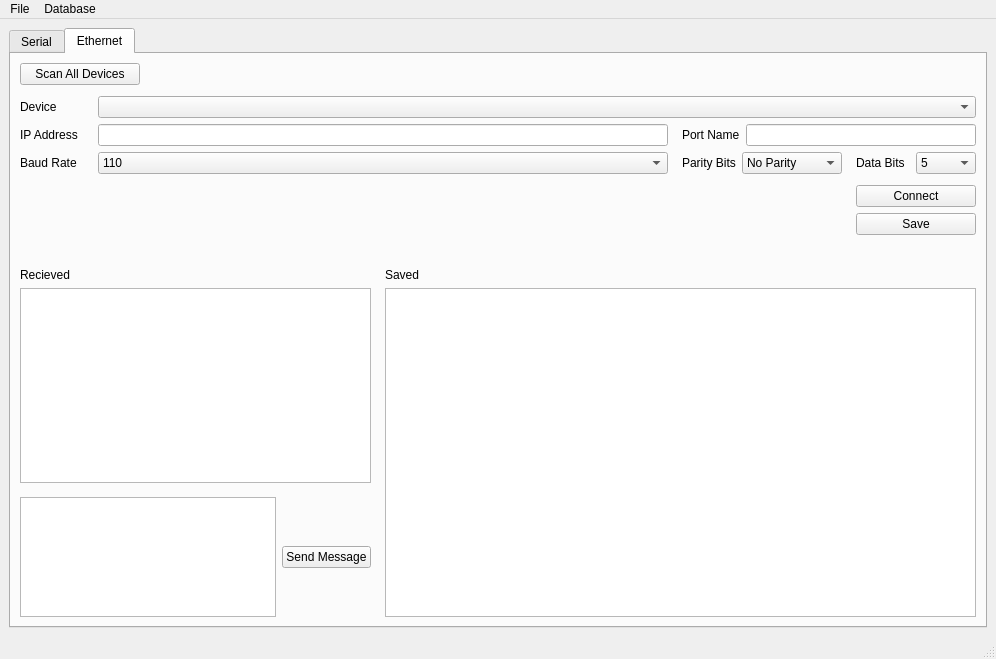
<?xml version="1.0" encoding="UTF-8"?>
<ui version="4.0">
 <class>MainWindow</class>
 <widget class="QMainWindow" name="MainWindow">
  <property name="geometry">
   <rect>
    <x>0</x>
    <y>0</y>
    <width>996</width>
    <height>659</height>
   </rect>
  </property>
  <property name="windowTitle">
   <string>MainWindow</string>
  </property>
  <widget class="QWidget" name="centralwidget">
   <layout class="QVBoxLayout" name="verticalLayout">
    <item>
     <widget class="QTabWidget" name="tabWidget">
      <property name="currentIndex">
       <number>1</number>
      </property>
      <widget class="QWidget" name="serial_tab">
       <attribute name="title">
        <string>Serial</string>
       </attribute>
       <layout class="QGridLayout" name="gridLayout">
        <item row="0" column="0">
         <widget class="QPushButton" name="search_device_button">
          <property name="minimumSize">
           <size>
            <width>120</width>
            <height>0</height>
           </size>
          </property>
          <property name="maximumSize">
           <size>
            <width>120</width>
            <height>16777215</height>
           </size>
          </property>
          <property name="text">
           <string>Scan All Devices</string>
          </property>
         </widget>
        </item>
        <item row="1" column="0">
         <spacer name="verticalSpacer_2">
          <property name="orientation">
           <enum>Qt::Vertical</enum>
          </property>
          <property name="sizeType">
           <enum>QSizePolicy::Fixed</enum>
          </property>
          <property name="sizeHint" stdset="0">
           <size>
            <width>117</width>
            <height>5</height>
           </size>
          </property>
         </spacer>
        </item>
        <item row="2" column="0" colspan="3">
         <layout class="QFormLayout" name="device_name_box">
          <item row="0" column="0">
           <widget class="QLabel" name="device_label">
            <property name="minimumSize">
             <size>
              <width>72</width>
              <height>0</height>
             </size>
            </property>
            <property name="maximumSize">
             <size>
              <width>72</width>
              <height>16777215</height>
             </size>
            </property>
            <property name="text">
             <string>Device</string>
            </property>
           </widget>
          </item>
          <item row="0" column="1">
           <widget class="QComboBox" name="device_combox_box">
            <property name="editable">
             <bool>false</bool>
            </property>
            <property name="currentText">
             <string/>
            </property>
            <property name="currentIndex">
             <number>-1</number>
            </property>
           </widget>
          </item>
         </layout>
        </item>
        <item row="3" column="0">
         <layout class="QFormLayout" name="port_name_box">
          <property name="rightMargin">
           <number>8</number>
          </property>
          <item row="0" column="0">
           <widget class="QLabel" name="port_label">
            <property name="minimumSize">
             <size>
              <width>72</width>
              <height>0</height>
             </size>
            </property>
            <property name="maximumSize">
             <size>
              <width>72</width>
              <height>16777215</height>
             </size>
            </property>
            <property name="text">
             <string>Port Name</string>
            </property>
           </widget>
          </item>
          <item row="0" column="1">
           <widget class="QLineEdit" name="port_input"/>
          </item>
         </layout>
        </item>
        <item row="3" column="1" colspan="2">
         <layout class="QFormLayout" name="serial_number_box">
          <item row="0" column="0">
           <widget class="QLabel" name="serial_no_label">
            <property name="text">
             <string>Serial Number</string>
            </property>
           </widget>
          </item>
          <item row="0" column="1">
           <widget class="QLineEdit" name="serial_no_input"/>
          </item>
         </layout>
        </item>
        <item row="4" column="0">
         <layout class="QHBoxLayout" name="baud_rate_box">
          <property name="rightMargin">
           <number>8</number>
          </property>
          <item>
           <widget class="QLabel" name="baud_rate_label">
            <property name="minimumSize">
             <size>
              <width>72</width>
              <height>0</height>
             </size>
            </property>
            <property name="maximumSize">
             <size>
              <width>72</width>
              <height>16777215</height>
             </size>
            </property>
            <property name="text">
             <string>Baud Rate</string>
            </property>
           </widget>
          </item>
          <item>
           <widget class="QComboBox" name="baud_rate_combo_box">
            <property name="minimumSize">
             <size>
              <width>150</width>
              <height>0</height>
             </size>
            </property>
            <item>
             <property name="text">
              <string>110</string>
             </property>
            </item>
           </widget>
          </item>
         </layout>
        </item>
        <item row="4" column="1">
         <layout class="QHBoxLayout" name="parity_bit_box">
          <property name="rightMargin">
           <number>8</number>
          </property>
          <item>
           <widget class="QLabel" name="parity_label">
            <property name="minimumSize">
             <size>
              <width>0</width>
              <height>0</height>
             </size>
            </property>
            <property name="maximumSize">
             <size>
              <width>16777214</width>
              <height>16777215</height>
             </size>
            </property>
            <property name="text">
             <string>Parity Bits</string>
            </property>
           </widget>
          </item>
          <item>
           <widget class="QComboBox" name="parity_combobox">
            <property name="sizePolicy">
             <sizepolicy hsizetype="Preferred" vsizetype="Fixed">
              <horstretch>0</horstretch>
              <verstretch>0</verstretch>
             </sizepolicy>
            </property>
            <property name="minimumSize">
             <size>
              <width>100</width>
              <height>0</height>
             </size>
            </property>
            <item>
             <property name="text">
              <string>No Parity</string>
             </property>
            </item>
            <item>
             <property name="text">
              <string>Odd</string>
             </property>
            </item>
            <item>
             <property name="text">
              <string>Even</string>
             </property>
            </item>
           </widget>
          </item>
         </layout>
        </item>
        <item row="4" column="2">
         <layout class="QHBoxLayout" name="data_bit_box">
          <property name="rightMargin">
           <number>0</number>
          </property>
          <item>
           <widget class="QLabel" name="data_bit_label">
            <property name="minimumSize">
             <size>
              <width>0</width>
              <height>0</height>
             </size>
            </property>
            <property name="maximumSize">
             <size>
              <width>100</width>
              <height>16777215</height>
             </size>
            </property>
            <property name="text">
             <string>Data Bits</string>
            </property>
           </widget>
          </item>
          <item>
           <widget class="QComboBox" name="data_bit_combobox">
            <property name="minimumSize">
             <size>
              <width>60</width>
              <height>0</height>
             </size>
            </property>
            <property name="maximumSize">
             <size>
              <width>60</width>
              <height>16777215</height>
             </size>
            </property>
            <item>
             <property name="text">
              <string>5</string>
             </property>
            </item>
            <item>
             <property name="text">
              <string>6</string>
             </property>
            </item>
            <item>
             <property name="text">
              <string>7</string>
             </property>
            </item>
            <item>
             <property name="text">
              <string>8</string>
             </property>
            </item>
           </widget>
          </item>
         </layout>
        </item>
        <item row="5" column="2">
         <spacer name="verticalSpacer_3">
          <property name="orientation">
           <enum>Qt::Vertical</enum>
          </property>
          <property name="sizeType">
           <enum>QSizePolicy::Fixed</enum>
          </property>
          <property name="sizeHint" stdset="0">
           <size>
            <width>120</width>
            <height>5</height>
           </size>
          </property>
         </spacer>
        </item>
        <item row="6" column="2">
         <widget class="QPushButton" name="connect_button">
          <property name="text">
           <string>Connect</string>
          </property>
         </widget>
        </item>
        <item row="7" column="2">
         <widget class="QPushButton" name="save_to_database_button">
          <property name="text">
           <string>Save</string>
          </property>
         </widget>
        </item>
        <item row="8" column="2">
         <spacer name="verticalSpacer">
          <property name="orientation">
           <enum>Qt::Vertical</enum>
          </property>
          <property name="sizeType">
           <enum>QSizePolicy::Fixed</enum>
          </property>
          <property name="sizeHint" stdset="0">
           <size>
            <width>120</width>
            <height>27</height>
           </size>
          </property>
         </spacer>
        </item>
        <item row="9" column="0" colspan="3">
         <layout class="QHBoxLayout" name="horizontalLayout_2" stretch="0,3">
          <item>
           <layout class="QVBoxLayout" name="message_ox">
            <property name="rightMargin">
             <number>8</number>
            </property>
            <item>
             <widget class="QLabel" name="recieved_label">
              <property name="text">
               <string>Recieved</string>
              </property>
             </widget>
            </item>
            <item>
             <widget class="QTextEdit" name="recieved_message_text_output"/>
            </item>
            <item>
             <layout class="QHBoxLayout" name="send_message_box">
              <property name="topMargin">
               <number>8</number>
              </property>
              <item>
               <widget class="QTextEdit" name="send_message_input">
                <property name="sizePolicy">
                 <sizepolicy hsizetype="Expanding" vsizetype="Fixed">
                  <horstretch>0</horstretch>
                  <verstretch>0</verstretch>
                 </sizepolicy>
                </property>
                <property name="minimumSize">
                 <size>
                  <width>0</width>
                  <height>120</height>
                 </size>
                </property>
                <property name="maximumSize">
                 <size>
                  <width>16777215</width>
                  <height>120</height>
                 </size>
                </property>
                <property name="html">
                 <string>&lt;!DOCTYPE HTML PUBLIC &quot;-//W3C//DTD HTML 4.0//EN&quot; &quot;http://www.w3.org/TR/REC-html40/strict.dtd&quot;&gt;
&lt;html&gt;&lt;head&gt;&lt;meta name=&quot;qrichtext&quot; content=&quot;1&quot; /&gt;&lt;style type=&quot;text/css&quot;&gt;
p, li { white-space: pre-wrap; }
&lt;/style&gt;&lt;/head&gt;&lt;body style=&quot; font-family:'Noto Sans'; font-size:10pt; font-weight:400; font-style:normal;&quot;&gt;
&lt;p style=&quot;-qt-paragraph-type:empty; margin-top:0px; margin-bottom:0px; margin-left:0px; margin-right:0px; -qt-block-indent:0; text-indent:0px;&quot;&gt;&lt;br /&gt;&lt;/p&gt;&lt;/body&gt;&lt;/html&gt;</string>
                </property>
               </widget>
              </item>
              <item>
               <widget class="QPushButton" name="send_message_button">
                <property name="text">
                 <string>Send Message</string>
                </property>
               </widget>
              </item>
             </layout>
            </item>
           </layout>
          </item>
          <item>
           <layout class="QVBoxLayout" name="save_table_box">
            <item alignment="Qt::AlignLeft">
             <widget class="QLabel" name="saved_label">
              <property name="text">
               <string>Saved</string>
              </property>
             </widget>
            </item>
            <item>
             <widget class="QTableWidget" name="saved_table"/>
            </item>
           </layout>
          </item>
         </layout>
        </item>
       </layout>
      </widget>
      <widget class="QWidget" name="ethernet_tab">
       <attribute name="title">
        <string>Ethernet</string>
       </attribute>
       <layout class="QGridLayout" name="gridLayout_2">
        <item row="0" column="0">
         <widget class="QPushButton" name="eth_search_device_button">
          <property name="minimumSize">
           <size>
            <width>120</width>
            <height>0</height>
           </size>
          </property>
          <property name="maximumSize">
           <size>
            <width>120</width>
            <height>16777215</height>
           </size>
          </property>
          <property name="text">
           <string>Scan All Devices</string>
          </property>
         </widget>
        </item>
        <item row="1" column="0">
         <spacer name="verticalSpacer_6">
          <property name="orientation">
           <enum>Qt::Vertical</enum>
          </property>
          <property name="sizeType">
           <enum>QSizePolicy::Fixed</enum>
          </property>
          <property name="sizeHint" stdset="0">
           <size>
            <width>117</width>
            <height>5</height>
           </size>
          </property>
         </spacer>
        </item>
        <item row="2" column="0" colspan="3">
         <layout class="QFormLayout" name="eth_device_name_box">
          <item row="0" column="0">
           <widget class="QLabel" name="eth_device_label">
            <property name="minimumSize">
             <size>
              <width>72</width>
              <height>0</height>
             </size>
            </property>
            <property name="maximumSize">
             <size>
              <width>72</width>
              <height>16777215</height>
             </size>
            </property>
            <property name="text">
             <string>Device</string>
            </property>
           </widget>
          </item>
          <item row="0" column="1">
           <widget class="QComboBox" name="eth_device_combox_box">
            <property name="editable">
             <bool>false</bool>
            </property>
            <property name="currentText">
             <string/>
            </property>
            <property name="currentIndex">
             <number>-1</number>
            </property>
           </widget>
          </item>
         </layout>
        </item>
        <item row="3" column="0">
         <layout class="QFormLayout" name="eth_port_name_box">
          <property name="rightMargin">
           <number>8</number>
          </property>
          <item row="0" column="0">
           <widget class="QLabel" name="eth_port_label">
            <property name="minimumSize">
             <size>
              <width>72</width>
              <height>0</height>
             </size>
            </property>
            <property name="maximumSize">
             <size>
              <width>72</width>
              <height>16777215</height>
             </size>
            </property>
            <property name="text">
             <string>IP Address</string>
            </property>
           </widget>
          </item>
          <item row="0" column="1">
           <widget class="QLineEdit" name="eth_port_input"/>
          </item>
         </layout>
        </item>
        <item row="3" column="1" colspan="2">
         <layout class="QFormLayout" name="eth_serial_number_box">
          <item row="0" column="0">
           <widget class="QLabel" name="eth_serial_no_label">
            <property name="text">
             <string>Port Name</string>
            </property>
           </widget>
          </item>
          <item row="0" column="1">
           <widget class="QLineEdit" name="eth_serial_no_input"/>
          </item>
         </layout>
        </item>
        <item row="4" column="0">
         <layout class="QHBoxLayout" name="eth_baud_rate_box">
          <property name="rightMargin">
           <number>8</number>
          </property>
          <item>
           <widget class="QLabel" name="eth_baud_rate_label">
            <property name="minimumSize">
             <size>
              <width>72</width>
              <height>0</height>
             </size>
            </property>
            <property name="maximumSize">
             <size>
              <width>72</width>
              <height>16777215</height>
             </size>
            </property>
            <property name="text">
             <string>Baud Rate</string>
            </property>
           </widget>
          </item>
          <item>
           <widget class="QComboBox" name="eth_baud_rate_combo_box">
            <property name="minimumSize">
             <size>
              <width>150</width>
              <height>0</height>
             </size>
            </property>
            <item>
             <property name="text">
              <string>110</string>
             </property>
            </item>
           </widget>
          </item>
         </layout>
        </item>
        <item row="4" column="1">
         <layout class="QHBoxLayout" name="eth_parity_bit_box">
          <property name="rightMargin">
           <number>8</number>
          </property>
          <item>
           <widget class="QLabel" name="eth_parity_label">
            <property name="minimumSize">
             <size>
              <width>0</width>
              <height>0</height>
             </size>
            </property>
            <property name="maximumSize">
             <size>
              <width>16777214</width>
              <height>16777215</height>
             </size>
            </property>
            <property name="text">
             <string>Parity Bits</string>
            </property>
           </widget>
          </item>
          <item>
           <widget class="QComboBox" name="eth_parity_combobox">
            <property name="sizePolicy">
             <sizepolicy hsizetype="Preferred" vsizetype="Fixed">
              <horstretch>0</horstretch>
              <verstretch>0</verstretch>
             </sizepolicy>
            </property>
            <property name="minimumSize">
             <size>
              <width>100</width>
              <height>0</height>
             </size>
            </property>
            <item>
             <property name="text">
              <string>No Parity</string>
             </property>
            </item>
            <item>
             <property name="text">
              <string>Odd</string>
             </property>
            </item>
            <item>
             <property name="text">
              <string>Even</string>
             </property>
            </item>
           </widget>
          </item>
         </layout>
        </item>
        <item row="4" column="2">
         <layout class="QHBoxLayout" name="eth_data_bit_box">
          <property name="rightMargin">
           <number>0</number>
          </property>
          <item>
           <widget class="QLabel" name="eth_data_bit_label">
            <property name="minimumSize">
             <size>
              <width>0</width>
              <height>0</height>
             </size>
            </property>
            <property name="maximumSize">
             <size>
              <width>100</width>
              <height>16777215</height>
             </size>
            </property>
            <property name="text">
             <string>Data Bits</string>
            </property>
           </widget>
          </item>
          <item>
           <widget class="QComboBox" name="eth_data_bit_combobox">
            <property name="minimumSize">
             <size>
              <width>60</width>
              <height>0</height>
             </size>
            </property>
            <property name="maximumSize">
             <size>
              <width>60</width>
              <height>16777215</height>
             </size>
            </property>
            <item>
             <property name="text">
              <string>5</string>
             </property>
            </item>
            <item>
             <property name="text">
              <string>6</string>
             </property>
            </item>
            <item>
             <property name="text">
              <string>7</string>
             </property>
            </item>
            <item>
             <property name="text">
              <string>8</string>
             </property>
            </item>
           </widget>
          </item>
         </layout>
        </item>
        <item row="5" column="2">
         <spacer name="verticalSpacer_4">
          <property name="orientation">
           <enum>Qt::Vertical</enum>
          </property>
          <property name="sizeType">
           <enum>QSizePolicy::Fixed</enum>
          </property>
          <property name="sizeHint" stdset="0">
           <size>
            <width>120</width>
            <height>5</height>
           </size>
          </property>
         </spacer>
        </item>
        <item row="6" column="2">
         <widget class="QPushButton" name="eth_connect_button">
          <property name="text">
           <string>Connect</string>
          </property>
         </widget>
        </item>
        <item row="7" column="2">
         <widget class="QPushButton" name="eth_save_to_database_button">
          <property name="text">
           <string>Save</string>
          </property>
         </widget>
        </item>
        <item row="8" column="2">
         <spacer name="verticalSpacer_5">
          <property name="orientation">
           <enum>Qt::Vertical</enum>
          </property>
          <property name="sizeType">
           <enum>QSizePolicy::Fixed</enum>
          </property>
          <property name="sizeHint" stdset="0">
           <size>
            <width>120</width>
            <height>27</height>
           </size>
          </property>
         </spacer>
        </item>
        <item row="9" column="0" colspan="3">
         <layout class="QHBoxLayout" name="eth_horizontalLayout" stretch="0,3">
          <item>
           <layout class="QVBoxLayout" name="eth_message_ox">
            <property name="rightMargin">
             <number>8</number>
            </property>
            <item>
             <widget class="QLabel" name="eth_recieved_label">
              <property name="text">
               <string>Recieved</string>
              </property>
             </widget>
            </item>
            <item>
             <widget class="QTextEdit" name="eth_recieved_message_text_output"/>
            </item>
            <item>
             <layout class="QHBoxLayout" name="eth_send_message_box">
              <property name="topMargin">
               <number>8</number>
              </property>
              <item>
               <widget class="QTextEdit" name="eth_send_message_input">
                <property name="sizePolicy">
                 <sizepolicy hsizetype="Expanding" vsizetype="Fixed">
                  <horstretch>0</horstretch>
                  <verstretch>0</verstretch>
                 </sizepolicy>
                </property>
                <property name="minimumSize">
                 <size>
                  <width>0</width>
                  <height>120</height>
                 </size>
                </property>
                <property name="maximumSize">
                 <size>
                  <width>16777215</width>
                  <height>120</height>
                 </size>
                </property>
                <property name="html">
                 <string>&lt;!DOCTYPE HTML PUBLIC &quot;-//W3C//DTD HTML 4.0//EN&quot; &quot;http://www.w3.org/TR/REC-html40/strict.dtd&quot;&gt;
&lt;html&gt;&lt;head&gt;&lt;meta name=&quot;qrichtext&quot; content=&quot;1&quot; /&gt;&lt;style type=&quot;text/css&quot;&gt;
p, li { white-space: pre-wrap; }
&lt;/style&gt;&lt;/head&gt;&lt;body style=&quot; font-family:'Noto Sans'; font-size:10pt; font-weight:400; font-style:normal;&quot;&gt;
&lt;p style=&quot;-qt-paragraph-type:empty; margin-top:0px; margin-bottom:0px; margin-left:0px; margin-right:0px; -qt-block-indent:0; text-indent:0px;&quot;&gt;&lt;br /&gt;&lt;/p&gt;&lt;/body&gt;&lt;/html&gt;</string>
                </property>
               </widget>
              </item>
              <item>
               <widget class="QPushButton" name="eth_send_message_button">
                <property name="text">
                 <string>Send Message</string>
                </property>
               </widget>
              </item>
             </layout>
            </item>
           </layout>
          </item>
          <item>
           <layout class="QVBoxLayout" name="eth_save_table_box">
            <item alignment="Qt::AlignLeft">
             <widget class="QLabel" name="eth_saved_label">
              <property name="text">
               <string>Saved</string>
              </property>
             </widget>
            </item>
            <item>
             <widget class="QTableWidget" name="eth_saved_table"/>
            </item>
           </layout>
          </item>
         </layout>
        </item>
       </layout>
      </widget>
     </widget>
    </item>
   </layout>
  </widget>
  <widget class="QMenuBar" name="menubar">
   <property name="geometry">
    <rect>
     <x>0</x>
     <y>0</y>
     <width>996</width>
     <height>27</height>
    </rect>
   </property>
   <widget class="QMenu" name="menuFile">
    <property name="title">
     <string>File</string>
    </property>
    <addaction name="action_export_data"/>
    <addaction name="action_load_data"/>
    <addaction name="action_delete_data"/>
   </widget>
   <widget class="QMenu" name="menuDatabase">
    <property name="title">
     <string>Database</string>
    </property>
    <addaction name="action_database_credentials"/>
   </widget>
   <addaction name="menuFile"/>
   <addaction name="menuDatabase"/>
  </widget>
  <widget class="QStatusBar" name="statusbar"/>
  <action name="action_export_data">
   <property name="text">
    <string>Export Data</string>
   </property>
  </action>
  <action name="action_load_data">
   <property name="text">
    <string>Load Data</string>
   </property>
  </action>
  <action name="action_delete_data">
   <property name="text">
    <string>Delete All Data</string>
   </property>
  </action>
  <action name="action_database_credentials">
   <property name="text">
    <string>Database Login Credentials</string>
   </property>
  </action>
 </widget>
 <resources/>
 <connections/>
</ui>
